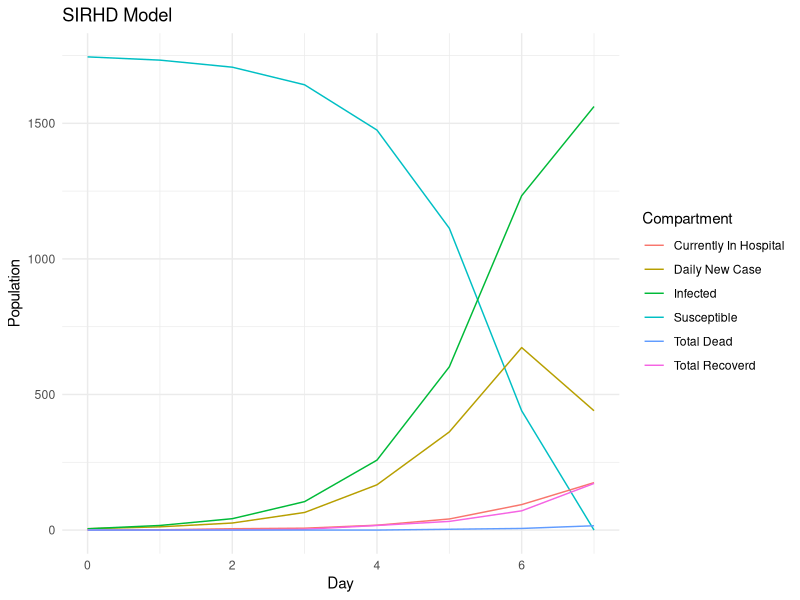
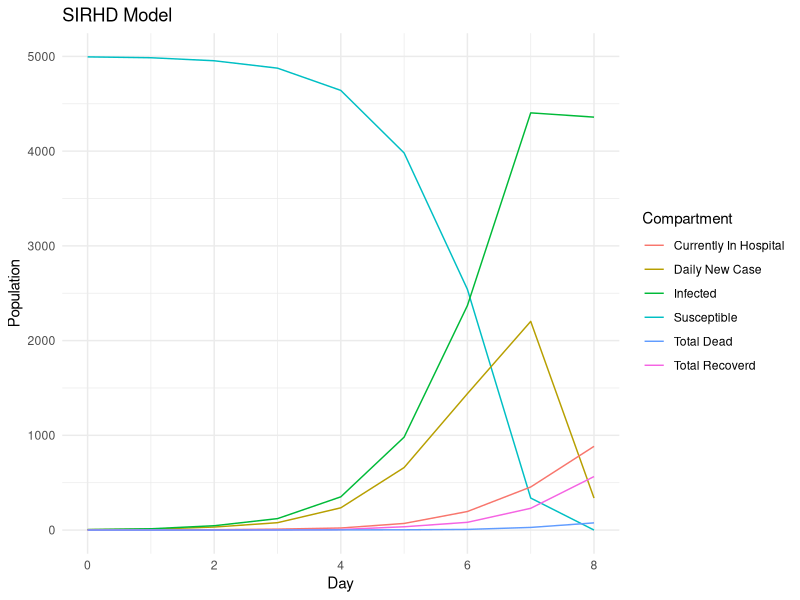

These figures' R source, in order: (Note: a time limit stopped this script after it produced the figures.)
## ---- chunk 1
knitr::opts_chunk$set(echo = FALSE, message = FALSE, warning = FALSE)
library(dplyr)
library(ggplot2)
## ---- chunk 2
model.data = function(N, beta, I.0, p, epsilon, theta, gamma, TimeH, TimeNH){
  I.rate = beta/N
  psi = 1/TimeH
  lambda = 1/TimeNH
  curr.day = 0
  S = p * N - I.0
  NS.0 = N - S - I.0
  NS = NS.0
  NewInfected = I.0
  Total.Hospital = 0
  Total.NonHospital = 0
  Total.Infected = NewInfected + Total.Hospital + Total.NonHospital
  Total.Infective = NewInfected + Total.NonHospital
  Hospital.Recovered = 0
  NonHospital.Recovered = 0
  Hospital.Dead = 0
  NonHospital.Dead = 0
  Total.Recovered = Hospital.Recovered + NonHospital.Recovered
  Total.Dead = Hospital.Dead + NonHospital.Dead
  Pop = S + NS + Total.Infected + Total.Dead
  Leaving.Hospital = 0
  Leaving.NonHospital = 0
  Recovered.Hospital.today = 0
  Recovered.NonHospital.today = 0
  Entering.Hospital = 0
  
  # If you want a full table like the excel, uncomment all lines in the df below
  df = data_frame(Day = curr.day,
                  Susceptible = S,
                  Non.Susceptible = NS,
                  Daily.New.Case = NewInfected,
                  Total.In.Hospital = Total.Hospital,
                  # Total.NonHospital = Total.NonHospital,
                  Infected = Total.Infected,
                  # Total.Infective = Total.Infective,
                  # Recovered.In.Hospital = Hospital.Recovered,
                  # Dead.In.Hospital = Hospital.Dead,
                  Total.Recovered = Total.Recovered,
                  Total.Dead = Total.Dead)
  
  # Watch the disease until it ends (daily new case = 0) or at max 200 days
  while(Total.Infective * S > 0 & curr.day < 1000){
    curr.day = curr.day + 1
    
    # Number of individuals recovered from the infected in hospital (previous day)
    # First need to see how many are leaving the hospital
    Leaving.Hospital = rbinom(1, Total.Hospital, psi)
    # Then how many of those recovered
    Recovered.Hospital.today = rbinom(1, Leaving.Hospital, theta)
    Hospital.Recovered = Hospital.Recovered + Recovered.Hospital.today
    Hospital.Dead = Hospital.Dead + Leaving.Hospital - Recovered.Hospital.today
    
    # Number of individuals dead from the infected in hospital (previous day)
    # First need to see how many not in hospital are getting over disease
    NonHospital.leaving = rbinom(1, Total.NonHospital, lambda)
    # How many of those are recovering
    Recovered.NonHospital.today = rbinom(1, NonHospital.leaving, gamma)
    NonHospital.Recovered = NonHospital.Recovered + Recovered.NonHospital.today
    NonHospital.Dead = NonHospital.Dead + NonHospital.leaving - Recovered.NonHospital.today
    
    # Total number of recovered or dead so far (cumulative)
    Total.Recovered = Hospital.Recovered + NonHospital.Recovered
    Total.Dead = Hospital.Dead + NonHospital.Dead
    
    # Number of individuals hospitalized from the infected in the previous day
    Entering.Hospital = rbinom(1, NewInfected, epsilon)
    Total.Hospital =  Entering.Hospital + Total.Hospital - Leaving.Hospital
    Total.NonHospital = NewInfected + Total.NonHospital - Entering.Hospital - NonHospital.leaving
    
    # Newly infected case today and total actively infected so far
    NewInfected = min(S, rbinom(1, S * Total.Infective, I.rate))
    Total.Infected = NewInfected + Total.Hospital + Total.NonHospital
    
    # Susceptible population left
    S = S - NewInfected
    
    # Current non-susceptible group
    NS = NS.0 + Total.Recovered
    
    # Infective group that can spread the disease the next day
    Total.Infective = NewInfected + Total.NonHospital
    
    # Confirm population
    Pop = S + NS + Total.Infected + Total.Dead
    
    # If you want a full table like the excel, uncomment this
    # data = c(curr.day, S, NS, NewInfected, Total.Hospital, Total.NonHospital, Total.Infected, Total.Infective, Hospital.Recovered, Hospital.Dead, Total.Recovered, Total.Dead, Pop)
    data = c(curr.day, S, NS, NewInfected, Total.Hospital, Total.Infected, Total.Recovered, Total.Dead)
    df = rbind(df, data)
  }
  return(df)
}
model.plot = function(data){
  p = ggplot(data  = data, aes(x = Day)) +
        geom_line(aes(y = Susceptible, color = "Susceptible")) +
        geom_line(aes(y = Daily.New.Case, color = "Daily New Case")) +
        geom_line(aes(y = Infected, color = "Infected")) +
        geom_line(aes(y = Total.In.Hospital, color = "Currently In Hospital")) +
        geom_line(aes(y = Total.Recovered, color = "Total Recoverd")) +
        geom_line(aes(y = Total.Dead, color = "Total Dead")) +
        scale_color_discrete(name = "Compartment") +
        labs(y = "Population", title = "SIRHD Model") + 
        theme_minimal()
  return(p)
}
model.info = function(data){
  Last.Day = nrow(data)
  Status = ifelse(data[Last.Day,]$Daily.New.Case == 0, "Ended", "Going")
  Total.Death = data[Last.Day,]$Total.Dead
  Total.Infected = sum(data$Daily.New.Case)
  Max.New.Case = max(data$Daily.New.Case)
  Peak.Day.New.Case = data[data$Daily.New.Case == Max.New.Case,]$Day
  Max.In.Hospital = max(data$Total.In.Hospital)
  Peak.Day.Hospital= data[data$Total.In.Hospital == Max.In.Hospital,]$Day
  info = c(Last.Day, Status, Total.Death, Total.Infected, Max.New.Case, Peak.Day.New.Case, Max.In.Hospital, Peak.Day.Hospital)
  return(info)
}
# Confirm the model by calculating that all compartments sum to population at any day
model.confirm = function(data){
  data$Pop = data$S + data$NS + data$Total.Infected + data$Total.Dead
  return(data)
}
SIRHD.model = function(N, beta, I.0, p, epsilon, theta, gamma, TimeH, TimeNH){
  param = c(N, beta, epsilon, theta, gamma, TimeH, TimeNH)
  data = model.data(N, beta, I.0, p, epsilon, theta, gamma, TimeH, TimeNH)
  plot = model.plot(data)
  result_info = model.info(data)
  info = c(param, result_info)
  return(list(data,plot,info))
}

 test.model = SIRHD.model(3500, 4, 5, 0.5, 0.15, 0.9, 0.9, 10, 5)
 test.model
## ---- chunk 3
test.model = SIRHD.model(10000, 4, 5, 0.5, 0.2, 0.9, 0.9, 10, 5)
test.model[[1]]
test.model[[2]]
model.summary = cbind(c("Population", "Beta", "HospitalizationRate", "HospitalizedRecoveryRate", "NonHospitalizedRecoveryRate", "HospitalizationTime", "InfectionTime"), test.model[[3]][1:7], c("LastDay", "Status", "TotalDeath", "TotalInfected", "MaxNewCase", "PeakDayNewCase", "MaxInHospital", "PeakDayHospital"), test.model[[3]][8:15])
model.summary = as.data.frame(model.summary)
colnames(model.summary) = c("Parameter", "Value", "Result", "Value")
model.summary
## ---- chunk 4
I.0 = 5
S.rate = 0.5

# List of Explanatory Variables:
Pop.Lst = c(10000, 100000, 1000000)
Beta.Lst = c(2,4)
Hrate.Lst = c(0.05, 0.1, 0.15)
RrateH.Lst = c(0.9, 0.95)
RrateNH.Lst = c(0.9, 0.95)
TimeH.Lst = c(10, 15)
TimeNH.Lst = c(1, 5)

#Pop.Lst, Beta.Lst, Hrate.Lst, RrateH.Lst, RrateNH.Lst, TimeH.Lst, TimeNH.Lst
result_table = data.frame()

# Run 10 simulations of every 288 combinations
sims = 10
for(i in 1:sims){
  for(N in Pop.Lst){
    for(b in Beta.Lst){
      for(hr in Hrate.Lst){
        for(rrh in RrateH.Lst){
          for(rrnh in RrateNH.Lst){
            for(th in TimeH.Lst){
              for(tnh in TimeNH.Lst){
                model = SIRHD.model(N, b, I.0, S.rate, hr, rrh, rrnh, th, tnh)
                result_table = rbind(result_table, model[[3]], stringsAsFactors = FALSE)
              }
            }
          }
        }
      }
    }
  }
}

colnames(result_table) = c("Population", "Beta", "HospitalizationRate", "HospitalizedRecoveryRate", "NonHospitalizedRecoveryRate", "HospitalizationTime", "InfectionTime", "LastDay", "Status", "TotalDeath", "TotalInfected", "MaxNewCase", "PeakDayNewCase", "MaxInHospital", "PeakDayHospital")
result_table[1:7] = as.data.frame(sapply(result_table[1:7], as.numeric))
result_table[1:7] = format(result_table[1:7], scientific = FALSE)
result_table[c(1:7,9)] = as.data.frame(sapply(result_table[c(1:7,9)], as.factor))
result_table[c(8,10:15)] = as.data.frame(sapply(result_table[c(8,10:15)], as.numeric))

numericPop = as.numeric(as.character(result_table$Population))

result_table$DeathProportion = result_table$TotalDeath / numericPop
result_table$InfectedProportion = result_table$TotalInfected / numericPop
result_table$MaxCaseProportion = result_table$MaxNewCase / numericPop
result_table$MaxHospitalProportion = result_table$MaxInHospital / numericPop
result_table
## ---- chunk 5
# Full model without interaction
Death.Anova = aov(DeathProportion ~ Population + Beta + HospitalizationRate + HospitalizedRecoveryRate + NonHospitalizedRecoveryRate + HospitalizationTime + InfectionTime, data = result_table) 
summary(Death.Anova)

# Reduced model with interaction between significant variables from full model
Death.Anova1 = aov(DeathProportion ~ Beta + HospitalizedRecoveryRate + NonHospitalizedRecoveryRate + InfectionTime 
                   + Beta*HospitalizedRecoveryRate + Beta*NonHospitalizedRecoveryRate + Beta*InfectionTime 
                   + HospitalizedRecoveryRate*NonHospitalizedRecoveryRate + HospitalizedRecoveryRate*InfectionTime + NonHospitalizedRecoveryRate*InfectionTime, 
                   data = result_table)
summary(Death.Anova1)

# Summarize main effects of each significant variable
avg.Beta = result_table %>% group_by(Beta) %>% summarise(Average.Death.Proportion = mean(DeathProportion))
avg.InfectionTime = result_table %>% group_by(InfectionTime) %>% summarise(Average.Death.Proportion = mean(DeathProportion))
avg.HospitalizedRecoveryRate = result_table %>% group_by(HospitalizedRecoveryRate) %>% summarise(Average.Death.Proportion = mean(DeathProportion))
avg.NonHospitalizedRecoveryRate = result_table %>% group_by(NonHospitalizedRecoveryRate) %>% summarise(Average.Death.Proportion = mean(DeathProportion))

avg.Beta$Var = "Beta"
names(avg.Beta) = c("Level", "Average.Death.Proportion", "Var")

avg.HospitalizedRecoveryRate$Var = "Hospitalization Recovery Rate"
names(avg.HospitalizedRecoveryRate) = c("Level", "Average.Death.Proportion", "Var")

avg.NonHospitalizedRecoveryRate$Var = "Non-Hospitalization Recovery Rate"
names(avg.NonHospitalizedRecoveryRate) = c("Level", "Average.Death.Proportion", "Var")

avg.InfectionTime$Var = "Infection Time"
names(avg.InfectionTime) = c("Level", "Average.Death.Proportion", "Var")

avg.all = rbind(avg.Beta, avg.HospitalizedRecoveryRate, avg.NonHospitalizedRecoveryRate, avg.InfectionTime)

# Main Effect Plots
ggplot(avg.all, aes(x = Level, y = Average.Death.Proportion, group = Var)) + 
  geom_line() +
  geom_point() + 
  facet_grid(cols = vars(Var), scales = "free_x") + 
  theme_bw() + 
  ggtitle("Main Effects Plot for Total Infected Proportion") + 
  geom_hline(yintercept = mean(result_table$DeathProportion))

# Summarize interaction effects by all combinations of significant variables
DeathSummary = result_table %>% group_by(Beta, InfectionTime, HospitalizedRecoveryRate, NonHospitalizedRecoveryRate) %>% summarise(Average.Death.Proportion = mean(DeathProportion))

# New facet label names for dose variable
InfectionTime.labs <- c("With quarantine", "Without quarantine")
names(InfectionTime.labs) <- c("1", "5")

# New facet label names for supp variable
Beta.labs <- c("Beta = 2", "Beta = 4")
names(Beta.labs) <- c("2", "4")

# Interaction Plot
ggplot(DeathSummary, 
       aes(x = NonHospitalizedRecoveryRate, 
           y = Average.Death.Proportion,
           color = HospitalizedRecoveryRate,
           group = HospitalizedRecoveryRate)) +
  geom_point() + 
  geom_line() +
  facet_grid(Beta ~ InfectionTime, labeller = labeller(InfectionTime = InfectionTime.labs, Beta = Beta.labs)) +
  # geom_point(aes(color = HospitalizedRecoveryRate)) + 
  theme_bw() + 
  ggtitle("Interaction Plot for Infected Proportion")
## ---- chunk 6
# Full model without interaction
Infected.Anova = aov(InfectedProportion ~ Population + Beta + HospitalizationRate + HospitalizedRecoveryRate + NonHospitalizedRecoveryRate + HospitalizationTime + InfectionTime, data = result_table)
summary(Infected.Anova)

# Reduced model with interaction between significant variables from full model
Infected.Anova1 = aov(InfectedProportion ~ Beta + HospitalizationRate + InfectionTime 
                      + Beta*HospitalizationRate + Beta*InfectionTime + HospitalizationRate*InfectionTime, 
                      data = result_table)
summary(Infected.Anova1)

# Summarize main effects of each significant variable
avg.Beta = result_table %>% group_by(Beta) %>% summarise(Average.Infected.Proportion = mean(InfectedProportion))
avg.InfectionTime = result_table %>% group_by(InfectionTime) %>% summarise(Average.Infected.Proportion = mean(InfectedProportion))
avg.HospitalizationRate = result_table %>% group_by(HospitalizationRate) %>% summarise(Average.Infected.Proportion = mean(InfectedProportion))
avg.Beta$Var = "Beta"
names(avg.Beta) = c("Level", "Average.Infected.Proportion", "Var")
avg.HospitalizationRate$Var = "Hospitalization Rate"
names(avg.HospitalizationRate) = c("Level", "Average.Infected.Proportion", "Var")
avg.InfectionTime$Var = "Infection Time"
names(avg.InfectionTime) = c("Level", "Average.Infected.Proportion", "Var")
avg.all = rbind(avg.Beta, avg.HospitalizationRate, avg.InfectionTime)

# Main Effect Plots
ggplot(avg.all, aes(x = Level, y = Average.Infected.Proportion, group = Var)) + 
  geom_line() +
  geom_point() + 
  facet_grid(cols = vars(Var), scales = "free_x") + 
  theme_bw() + 
  ggtitle("Main Effects Plot for Total Infected Proportion") + 
  geom_hline(yintercept = mean(result_table$InfectedProportion))

# Summarize interaction effects by all combinations of significant variables
InfectedSummary = result_table %>% group_by(Beta, InfectionTime, HospitalizationRate) %>% summarise(Average.Infected.Proportion = mean(InfectedProportion))

# New facet label names for dose variable
InfectionTime.labs <- c("With quarantine", "Without quarantine")
names(InfectionTime.labs) <- c("1", "5")

# Interaction Plot
ggplot(InfectedSummary, 
       aes(x = HospitalizationRate, 
           y = Average.Infected.Proportion, 
           group = Beta,
           color = Beta)) + 
  geom_line() +
  geom_point() + 
  facet_grid(~ InfectionTime, labeller = labeller(InfectionTime = InfectionTime.labs, Beta = Beta.labs)) +
  theme_bw() + 
  ggtitle("Interaction Plot for Infected Proportion")
## ---- chunk 7
NewCase.Anova = aov(MaxCaseProportion ~ Population + Beta + HospitalizationRate + HospitalizedRecoveryRate + NonHospitalizedRecoveryRate + HospitalizationTime + InfectionTime, data = result_table)
summary(NewCase.Anova)
## ---- chunk 8
PeakDay.Anova = aov(PeakDayNewCase ~ Population + Beta + HospitalizationRate + HospitalizedRecoveryRate + NonHospitalizedRecoveryRate + HospitalizationTime + InfectionTime, data = result_table)
summary(PeakDay.Anova)
## ---- chunk 9
Hospital.Anova = aov(MaxHospitalProportion ~ Population + Beta + HospitalizationRate + HospitalizedRecoveryRate + NonHospitalizedRecoveryRate + HospitalizationTime + InfectionTime, data = result_table)
summary(Hospital.Anova)
## ---- chunk 10
PeakDayH.Anova = aov(PeakDayHospital ~ Population + Beta + HospitalizationRate + HospitalizedRecoveryRate + NonHospitalizedRecoveryRate + HospitalizationTime + InfectionTime, data = result_table)
summary(PeakDayH.Anova)
## ---- chunk 11
NewCase.Anova = aov(MaxCaseProportion ~ Population + Beta + HospitalizationRate + HospitalizedRecoveryRate + NonHospitalizedRecoveryRate + HospitalizationTime + InfectionTime , data = result_table)
summary(NewCase.Anova)
## ---- chunk 12
PeakDay.Anova = aov(PeakDayNewCase ~ Population + Beta + HospitalizationRate + HospitalizedRecoveryRate + NonHospitalizedRecoveryRate + HospitalizationTime + InfectionTime, data = result_table)
summary(PeakDay.Anova)
## ---- chunk 13
Hospital.Anova = aov(MaxHospitalProportion ~ Population + Beta + HospitalizationRate + HospitalizedRecoveryRate + NonHospitalizedRecoveryRate + HospitalizationTime + InfectionTime + Beta:InfectionTime, data = result_table)
summary(Hospital.Anova)
## ---- chunk 14
PeakDayH.Anova = aov(PeakDayHospital ~ Population + Beta + HospitalizationRate + HospitalizedRecoveryRate + NonHospitalizedRecoveryRate + HospitalizationTime + InfectionTime, data = result_table)
summary(PeakDayH.Anova)
